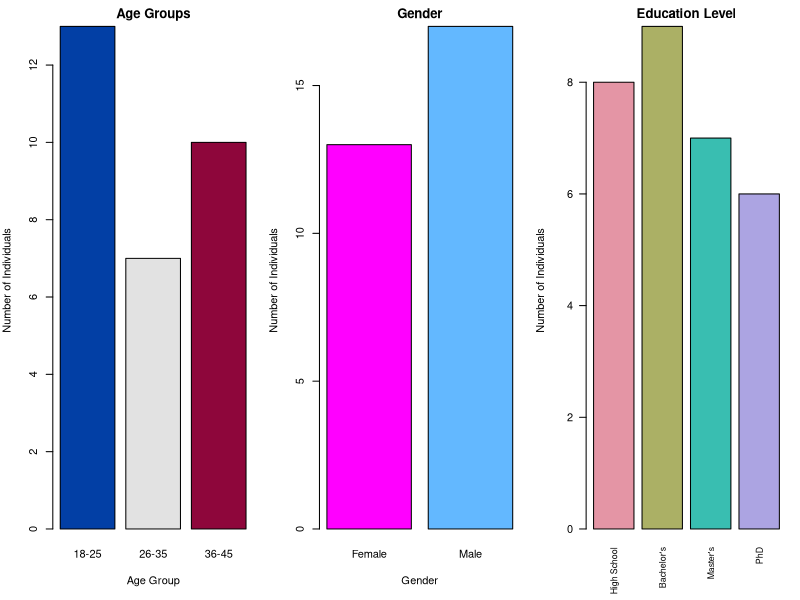

Generate this figure with R:
## ---- chunk 1
## creating the data set using data.frame and sample()
set.seed(123)
data <- data.frame(
  ID = 1:30,
  Gender = sample(c("Male", "Female"), 30, replace = TRUE),
  AgeGroup = sample(c("18-25", "26-35", "36-45"), 30, replace = TRUE),
  EducationLevel = sample(c("High School", "Bachelor's", "Master's", "PhD"), 30, replace = TRUE),
  stringsAsFactors = FALSE
)
## ---- chunk 2
cat("\nStructure before conversion:\n")
str(data)
## ---- chunk 3
data <- within(data, {
  Gender <- factor(Gender, levels = c("Female", "Male"))
  AgeGroup <- factor(AgeGroup, levels = c("18-25", "26-35", "36-45"), ordered = TRUE)
  EducationLevel <- factor(EducationLevel,
                           levels = c("High School", "Bachelor's", "Master's", "PhD"),
                           ordered = TRUE)
})
## ---- chunk 4
cat("\nStructure after conversion:\n")
str(data)
## ---- chunk 5
cat("\nSummary of factor columns:\n")
print(summary(data[c("Gender", "AgeGroup", "EducationLevel")]))
## ---- chunk 6
library(colorspace)
rainbow_hcl(4)
diverge_hcl(3)
op <- par(mfrow = c(1,3), mar = c(5,4,2,1))
barplot(table(data$AgeGroup), 
        main = "Age Groups",
        xlab = "Age Group", ylab = "Number of Individuals",
        col = diverge_hcl(3))
barplot(table(data$Gender),
        main = "Gender",
        xlab = "Gender",    ylab = "Number of Individuals",
        col =c("magenta","steelblue1"))
barplot(table(data$EducationLevel), 
        main = "Education Level", 
        las = 2, cex.names = 0.8,
        xlab = "", ylab = "Number of Individuals",
        col = rainbow_hcl(4))
par(op)
## ---- chunk 7
counts_age <- table(data$AgeGroup)
props_age  <- prop.table(counts_age)
top_age    <- names(which.max(counts_age))
top_ed     <- names(which.max(table(data$EducationLevel)))
top_gen    <- names(which.max(table(data$Gender)))
## ---- chunk 8
cat("\nParagraph:",
"\nThe most prevalent age group is", top_age, "with", counts_age[top_age], "individuals.",
"\nThis distribution suggests that analyses may be more strongly influenced by the", 
top_age, "group compared to others.")

